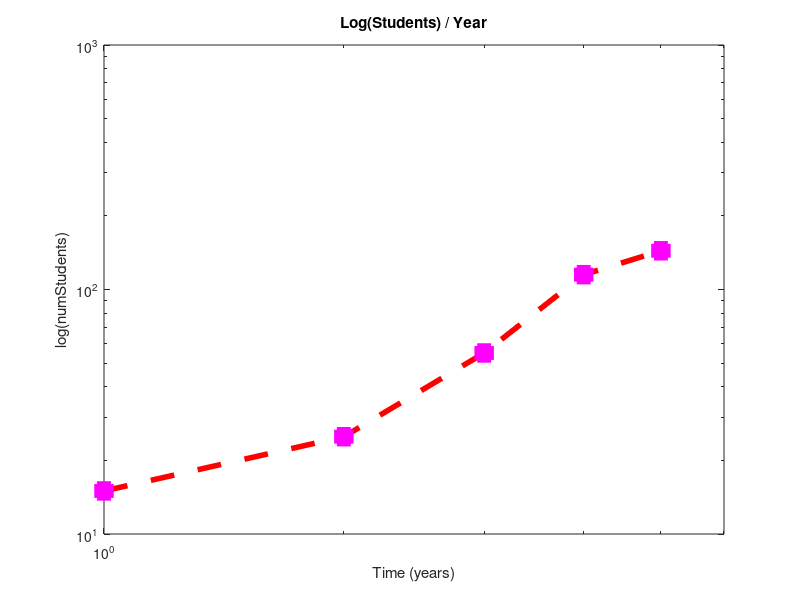
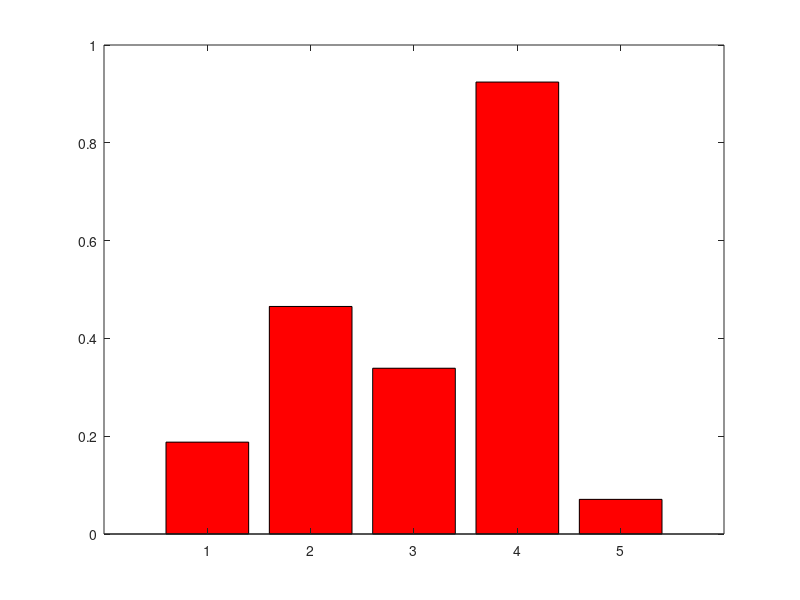
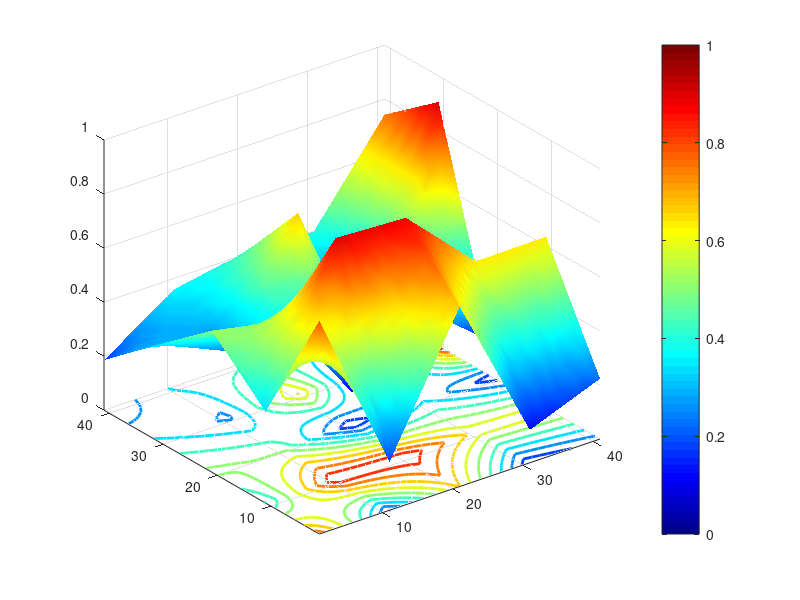

MATLAB code for these plots, in order:
% Unit2 assignments exercises

% Exercise 1: Semilog plot
numStudents = [15 25 55 115 144];
years = [1 2 3 4 5];

h = figure
semilogy(numStudents);
loglog(years, numStudents,'--s',...
    'LineWidth',4,...
    'Color', [1 0 0], ...
    'MarkerEdgeColor','m',...
    'MarkerFaceColor','m',...
    'MarkerSize',10);
xlabel('Time (years)');
ylabel('log(numStudents)');
xlim([0 6])
title('Log(Students) / Year');
saveas(h, './figures/ex1.png', 'png');
clear all; close all;

% Exercise 3: Bar Graph
g = figure;
bar(1:5,rand(1,5), 'r');
saveas(g, './figures/ex3.png', 'png');
clear all; close all;

% Exercise 4: Interpolation of surface plots
l = figure;
Z0 = rand(5,5);
[X0, Y0] = meshgrid([1:5]);
[X1, Y1] = meshgrid([1:.1:5]);
Z1 = interp2(X0, Y0, Z0, X1, Y1);
surf(Z1);
shading interp;
colormap(jet);
hold on;
colorbar;
caxis([0 1]);
contour(Z1,'LineWidth',2);
saveas(l, './figures/ex4.png', 'png');
clear all; close all;
